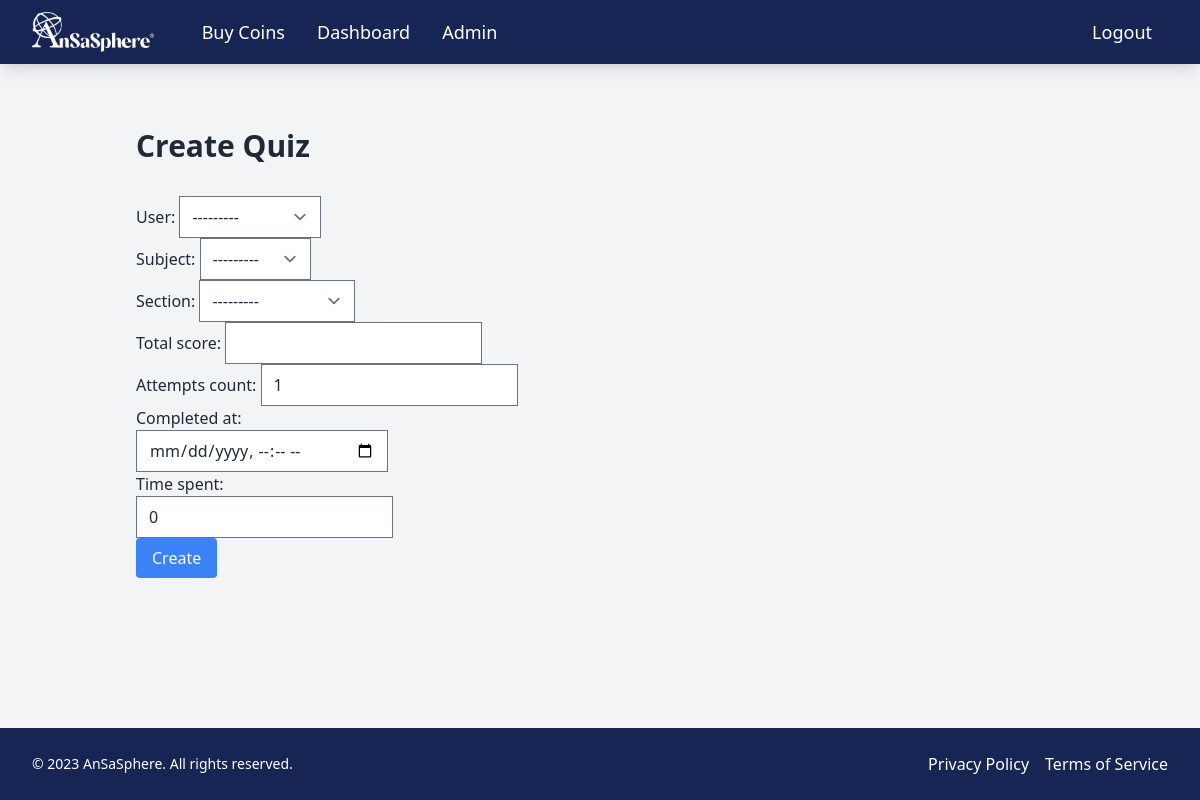
/admin_dashboard/quizzes/create/ (signed in), run on the app's committed database.
### eduPathCare/models.py (models this page shows, shortened)
class User(AbstractBaseUser, PermissionsMixin):
    ROLE_CHOICES = [
        ('student', 'Student'),
        ('mentor', 'Mentor'),
        ('admin', 'Admin'),
    ]
    user_id = models.AutoField(primary_key=True)
    username = models.CharField(max_length=150, unique=True)
    email = models.EmailField(unique=True)
    role = models.CharField(max_length=10, choices=ROLE_CHOICES, default='student')
    first_name = models.CharField(max_length=50)
    last_name = models.CharField(max_length=50)
    profile_picture = models.ImageField(upload_to='profile_pics/', blank=True, null=True)
    bio = models.TextField(blank=True, null=True)
    is_staff = models.BooleanField(default=False)
    is_superuser = models.BooleanField(default=False)
    created_at = models.DateTimeField(auto_now_add=True)
    updated_at = models.DateTimeField(auto_now=True)
    coins = models.PositiveIntegerField(default=0)  # Add this line to track coins
    otp = models.CharField(max_length=6, blank=True, null=True)  # Add OTP field
    is_verified = models.BooleanField(default=False)  # Add verification status field
    objects = UserManager()
    USERNAME_FIELD = 'email'
    REQUIRED_FIELDS = ['username']
    def __str__(self):
        return self.username

class Subject(models.Model):
    subject_id = models.AutoField(primary_key=True)
    subject_name = models.CharField(max_length=255)
    description = models.TextField()
    price = models.PositiveIntegerField(default=0)  # Change to coins (integer)
    featured = models.BooleanField(default=False)
    def __str__(self):
        return self.subject_name

class Section(models.Model):
    section_id = models.AutoField(primary_key=True)
    subject = models.ForeignKey(Subject, on_delete=models.CASCADE)
    section_name = models.CharField(max_length=255)
    section_order = models.PositiveIntegerField()
    text_content = models.TextField()
    image_content = models.URLField(blank=True, null=True)
    created_at = models.DateTimeField(auto_now_add=True)
    updated_at = models.DateTimeField(auto_now=True)
    is_completed = models.BooleanField(default=False)
    def __str__(self):
        return self.section_name

### eduPathCare/views_admin.py (the view)
@login_required
@user_passes_test(lambda u: u.is_superuser)
def create_quiz(request):
    if request.method == 'POST':
        form = AdminQuizForm(request.POST)
        if form.is_valid():
            form.save()
            messages.success(request, 'Quiz created successfully.')
            return redirect('manage_quizzes')
    else:
        form = AdminQuizForm()
    return render(request, 'admin/create_quiz.html', {'form': form})

### eduPathCare/forms.py
class AdminQuizForm(forms.ModelForm):
    class Meta:
        model = Quiz
        fields = ['user', 'subject', 'section', 'total_score', 'attempts_count', 'completed_at', 'time_spent']
        widgets = {
            'completed_at': forms.DateTimeInput(attrs={'type': 'datetime-local', 'class': 'form-control'}),
            'time_spent': forms.NumberInput(attrs={'class': 'form-control'}),  # Time in seconds
        }

### eduPathCare/templates/admin/create_quiz.html (shortened to what this page needs)
{% extends 'base.html' %}
{% block content %}
<div class="container mx-auto px-4 py-8">
    <h1 class="text-3xl font-bold mb-8">Create Quiz</h1>
    <form method="post">
        {{ form.as_p }}
        <button type="submit" class="bg-blue-500 text-white px-4 py-2 rounded">Create</button>
    </form>
</div>
{% endblock %}

### data on the page
User: user "---------"
Subject: subject "---------"
Section: section "---------"
